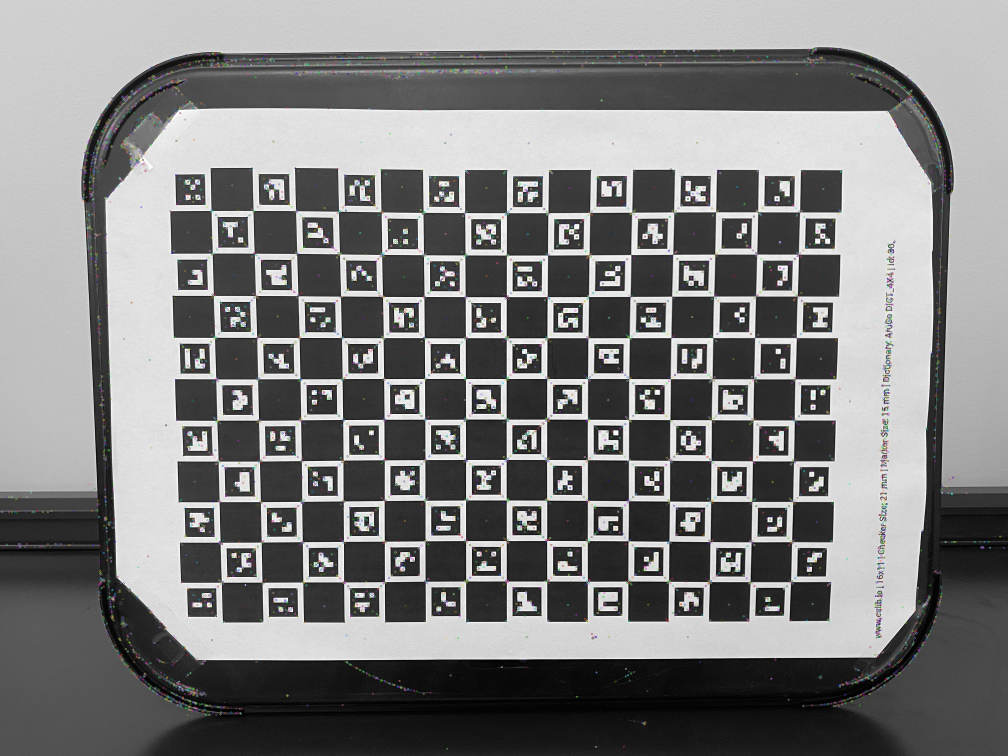
#> input picture sift_keypoints.jpg, 4032 x 3024 px, given as the content of the folder ./images/photo_calib, which was not available (shown at 1/4 size)
$ python calibration.py
#> lines starting #> are read from the running program, lines starting #| are printed output that depends on the picture; after the words box and inside, x2 and y2 are one past the last pixel; in counts of white or black regions, pixels touching at a corner belong together; pictures that were not available may be replaced by others from this repository, and a replacement may not be noted
### helper/add_color.py
import cv2
def draw_charuco_colored(img, charuco_corners, charuco_ids, board):
    img_out = img.copy()

    # Extract chessboard geometry
    squares_x = board.getChessboardSize()[0]
    squares_y = board.getChessboardSize()[1]

    # Convert to simple list
    pts = [tuple(map(int, c.ravel())) for c in charuco_corners]

    # Assign distinct colors (repeat if needed)
    colors = [
        (255, 0, 0), (0, 255, 0), (0, 0, 255),
        (255, 255, 0), (255, 0, 255), (0, 255, 255)
    ]

    # Draw circles
    for i, (x, y) in enumerate(pts):
        color = colors[i % len(colors)]
        cv2.circle(img_out, (x, y), 6, color, -1)

    # [19 lines of commented-out code are left out]

    return img_out

### calibration.py
import cv2
import numpy as np
import glob
import os
from helper.add_color import draw_charuco_colored
# Configuration
ARUCO_DICT = cv2.aruco.DICT_4X4_1000
SQUARES_X = 11  # Number of squares in X direction
SQUARES_Y = 16  # Number of squares in Y direction
SQUARE_LENGTH = 0.021  # Total square size (21mm)
MARKER_LENGTH = 0.015  # Marker size (15mm)
PATH_TO_IMAGES = "./images/photo_calib/"#".images/poly_calib/"
DISPLAY_DETECTIONS = True  # Set to True to display detected corners

def calibrate_camera():
    """
    Perform camera calibration using ChArUco board images.

    Returns:
        camera_matrix: Intrinsic camera matrix
        dist_coeffs: Distortion coefficients
        rvecs: Rotation vectors for each image
        tvecs: Translation vectors for each image
    """

    # Initialize ArUco dictionary and ChArUco board
    aruco_dict = cv2.aruco.getPredefinedDictionary(ARUCO_DICT)
    board = cv2.aruco.CharucoBoard(
        (SQUARES_X, SQUARES_Y),
        SQUARE_LENGTH,
        MARKER_LENGTH,
        aruco_dict,
        ids=np.arange(30, 118)
    )
    board.setLegacyPattern(True)
    image = cv2.aruco.CharucoBoard.generateImage(board, outSize=(1920,  1080))
    cv2.imshow("ChArUco Board", image)
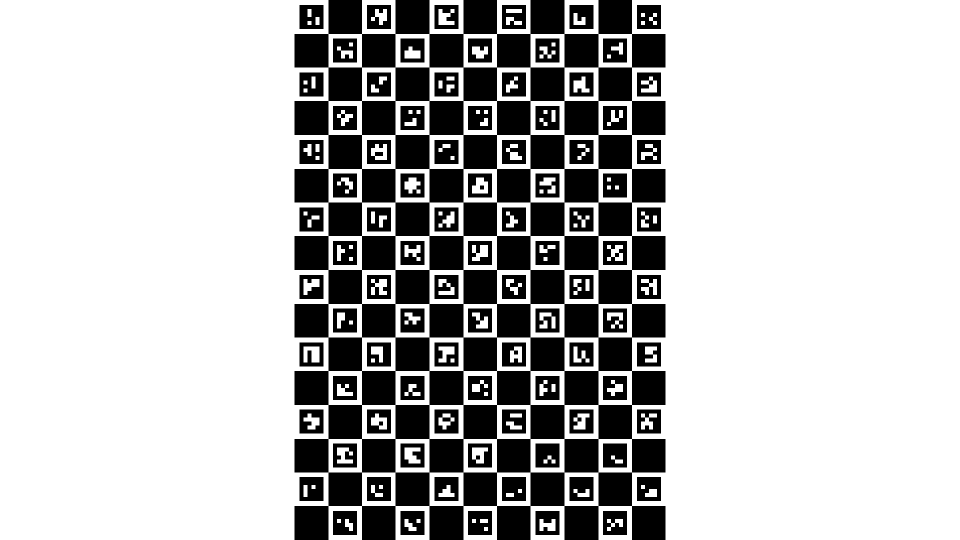
#> window 'ChArUco Board': shape (1080, 1920) (shown at 1/2 size); 73% white; 90 black regions, largest, box (x1, y1, x2, y2) and area: (589, 0, 1331, 1080) 400680, (1206, 347, 1254, 395) 2112, (1071, 887, 1119, 935) 2112
    cv2.waitKey(0)
    cv2.destroyAllWindows()

    print(f"Board configuration: {SQUARES_X}x{SQUARES_Y} squares")
    print(f"Expected markers: {(SQUARES_X//2) * (SQUARES_Y//2) + ((SQUARES_X+1)//2) * ((SQUARES_Y+1)//2)}")
    print(f"Square length: {SQUARE_LENGTH}m, Marker length: {MARKER_LENGTH}m")

    # Initialize ArUco detector parameters
    parameters = cv2.aruco.DetectorParameters()
    # Adjust parameters for better detection
    parameters.adaptiveThreshWinSizeMin = 3
    parameters.adaptiveThreshWinSizeMax = 23
    parameters.adaptiveThreshWinSizeStep = 10
    parameters.minMarkerPerimeterRate = 0.03
    parameters.maxMarkerPerimeterRate = 4.0
    parameters.polygonalApproxAccuracyRate = 0.03
    parameters.minCornerDistanceRate = 0.05
    parameters.minDistanceToBorder = 3

    detector = cv2.aruco.ArucoDetector(aruco_dict, parameters)

    # Prepare lists to store object points and image points
    all_charuco_corners = []
    all_charuco_ids = []
    image_size = None

    # Get all images from the calibration folder
    image_files = glob.glob(os.path.join(PATH_TO_IMAGES, "*.JPG")) + \
                glob.glob(os.path.join(PATH_TO_IMAGES, "*.png")) + \
                glob.glob(os.path.join(PATH_TO_IMAGES, "*.JPEG"))
    if len(image_files) == 0:
        print(f"No images found in {PATH_TO_IMAGES}")
        return None, None, None, None

    print(f"Found {len(image_files)} images for calibration")

    # Process each image
    for image_file in image_files:
        img = cv2.imread(image_file)
#> img is the input picture: shape (3024, 4032, 3); mean B, G, R 126.9, 126.9, 126.9

        # Resize image for better detection (scale down large images)
        max_dimension = 1920
        height, width = img.shape[:2]
#> height = 3024; width = 4032
        if max(height, width) > max_dimension:
            scale = max_dimension / max(height, width)
#> scale = 0.476
            new_width = int(width * scale)
#> new_width = 1920
            new_height = int(height * scale)
#> new_height = 1440
            img = cv2.resize(img, (new_width, new_height))
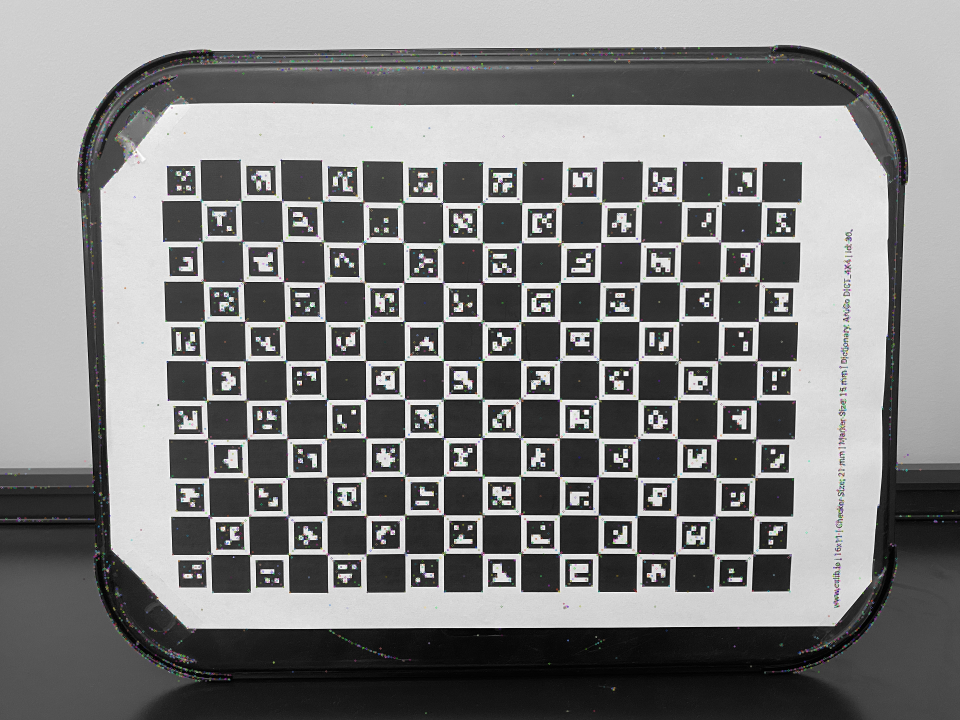
#> img: shape (1440, 1920, 3) (shown at 1/2 size); mean B, G, R 126.8, 126.8, 126.8
            print(f"Resized {os.path.basename(image_file)} from {width}x{height} to {new_width}x{new_height}")
#| Resized sift_keypoints.jpg from 4032x3024 to 1920x1440

        gray = cv2.cvtColor(img, cv2.COLOR_BGR2GRAY)

        if image_size is None:
            image_size = gray.shape[::-1]
#> image_size = (1920, 1440)

        # Detect ArUco markers
        corners, ids, rejected = detector.detectMarkers(gray)
#> corners = 87 items; ids = 87 values, max 117 at index 52, min 30 at index 78, mean 73.8; rejected = 117 items

        if ids is not None and len(ids) > 0:
            print(f"  Detected {len(ids)} ArUco markers")
#|   Detected 87 ArUco markers

            # Try to interpolate ChArUco corners
            try:
                retval, charuco_corners, charuco_ids = cv2.aruco.interpolateCornersCharuco(
                    corners, ids, gray, board
                )
#> retval = 146; charuco_corners = 146 rows, first 8: [422.8, 1109.9], [420.1, 1033.7], [418.2, 956.5], [416.7, 879.1], [414.1, 801.7], [412.2, 722.9], [409.8, 643.3], [406.7, 563.3]; charuco_ids = 146 values from 0 to 149

                if retval > 0:
                    all_charuco_corners.append(charuco_corners)
                    all_charuco_ids.append(charuco_ids)
                    print(f"✓ {os.path.basename(image_file)}: Detected {retval} ChArUco corners")
#| ✓ sift_keypoints.jpg: Detected 146 ChArUco corners
                    if DISPLAY_DETECTIONS:
                        img_colored = draw_charuco_colored(img, charuco_corners, charuco_ids, board)
#> in draw_charuco_colored, `pts = [tuple(map(int, c.ravel())) for c in charuco_corners]`: pts = 146 pairs, first value 403 to 1523, second value 401 to 1110
#> the loop in draw_charuco_colored, `for i, (x, y) in enumerate(pts):` made 146 passes
#> (x, y, color) on passes 1 to 12: (422, 1109, (255, 0, 0)), (420, 1033, (0, 255, 0)), (418, 956, (0, 0, 255)), (416, 879, (255, 255, 0)), (414, 801, (255, 0, 255)), (412, 722, (0, 255, 255)), (409, 643, (255, 0, 0)), (406, 563, (0, 255, 0)), (404, 483, (0, 0, 255)), (403, 401, (255, 255, 0)), (500, 1110, (255, 0, 255)), (498, 1033, (0, 255, 255))
#> after the loop in draw_charuco_colored, `for i, (x, y) in enumerate(pts):`:
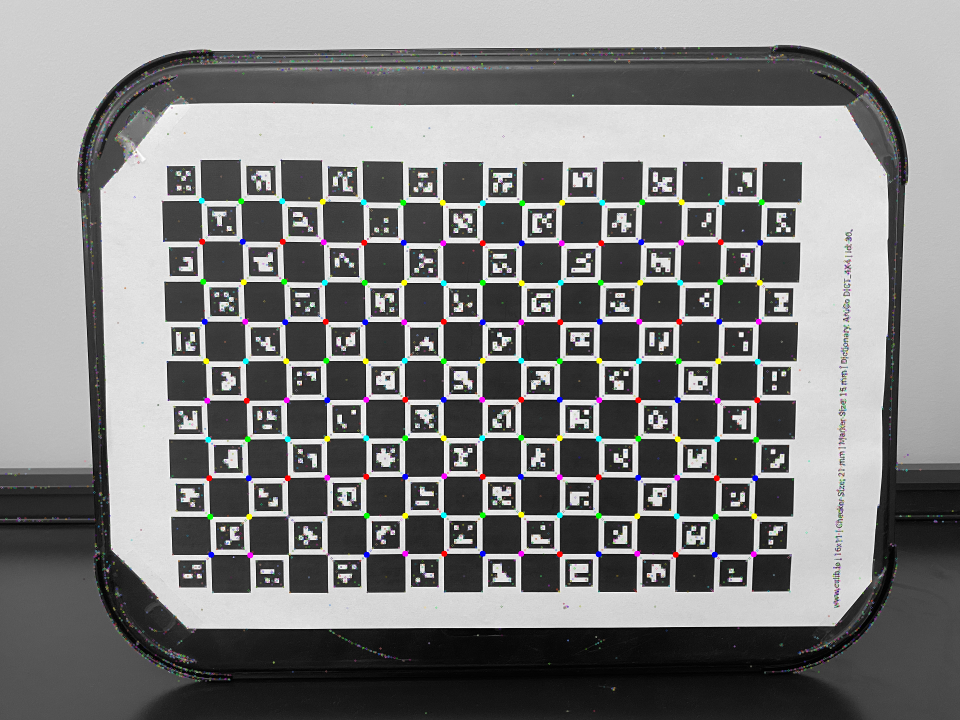
#> img_out: shape (1440, 1920, 3) (shown at 1/2 size); 0.6% of pixels changed, all inside (x1, y1, x2, y2) = (397, 395, 1530, 1117)
                        scale = 0.4
                        preview = cv2.resize(img_colored, None, fx=scale, fy=scale)
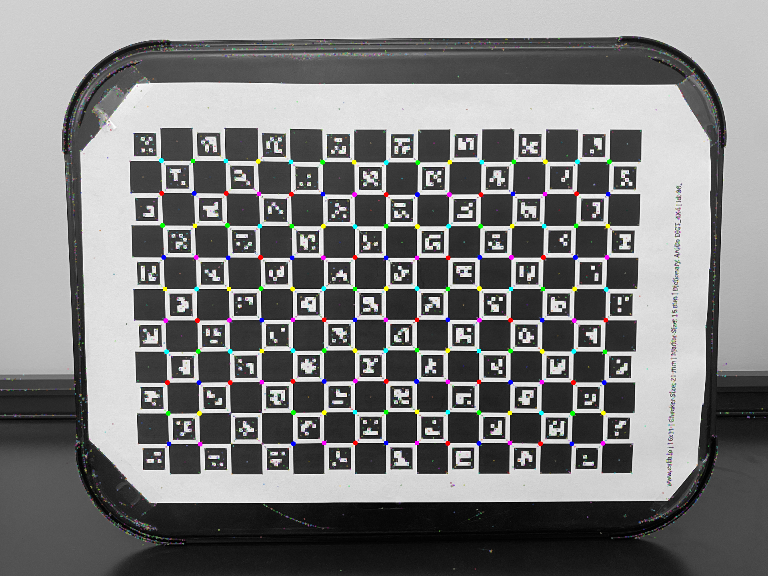
#> preview: shape (576, 768, 3); mean B, G, R 126.6, 126.6, 126.6
                        cv2.imshow("ChArUco Corners", preview)
                        cv2.waitKey(0)
                else:
                    print(f"✗ {os.path.basename(image_file)}: interpolateCornersCharuco returned {retval} corners")
            except Exception as e:
                print(f"✗ {os.path.basename(image_file)}: Error during interpolation - {e}")
        else:
            print(f"✗ {os.path.basename(image_file)}: No ArUco markers detected")

    if len(all_charuco_corners) == 0:
        print("No valid ChArUco corners detected in any image!")
        return None, None, None, None

    print(f"\nCalibrating camera using {len(all_charuco_corners)} images...")
#> (printed output is left out)

    # Calibrate camera using ChArUco
    ret, camera_matrix, dist_coeffs, rvecs, tvecs = cv2.aruco.calibrateCameraCharuco(
        all_charuco_corners,
        all_charuco_ids,
        board,
        image_size,
        None,
        None
    )
#> ret = 0.55; camera_matrix = [[3293.6, 0, 959.2], [0, 3335.8, 698.4], [0, 0, 1]]; dist_coeffs = [[1.7, -45.07, 0.00481, -0.00862, 388.1]]; rvecs = ([0.123, 0.137, -1.57],); tvecs = ([-0.166, 0.131, 0.917],)

    if ret:
        print("\n" + "="*50)
        print("CALIBRATION SUCCESSFUL")
        print("="*50)
        print(f"\nReprojection Error: {ret:.4f} pixels")
#| Reprojection Error: 0.5499 pixels
        print("\nCamera Matrix (K):")
        print(camera_matrix)
#| [[3.29362362e+03 0.00000000e+00 9.59158835e+02]
#|  [0.00000000e+00 3.33575061e+03 6.98359528e+02]
#|  [0.00000000e+00 0.00000000e+00 1.00000000e+00]]
        print("\nDistortion Coefficients:")
        print(dist_coeffs)
#| [[ 1.69914752e+00 -4.50741025e+01  4.80511304e-03 -8.61582888e-03
#|    3.88080282e+02]]
        print("="*50)

        # Save calibration results
        np.savez(
            'calibration.npz',
            camera_matrix=camera_matrix,
            dist_coeffs=dist_coeffs,
            rvecs=rvecs,
            tvecs=tvecs,
            reprojection_error=ret
        )
        print("\nCalibration saved to 'calibration.npz'")

        return camera_matrix, dist_coeffs, rvecs, tvecs
    else:
        print("\nCalibration failed!")
        return None, None, None, None


def load_calibration(filename='calibration.npz'):
    """
    Load calibration data from file.

    Args:
        filename: Path to calibration file

    Returns:
        camera_matrix, dist_coeffs
    """
    with np.load(filename) as data:
        camera_matrix = data['camera_matrix']
        dist_coeffs = data['dist_coeffs']
        print("Calibration loaded successfully")
        print(f"Reprojection Error: {data['reprojection_error']:.4f} pixels")
        return camera_matrix, dist_coeffs


if __name__ == "__main__":
    # Perform calibration
    camera_matrix, dist_coeffs, rvecs, tvecs = calibrate_camera()
#> dist_coeffs = [[1.7, -45.07, 0.00481, -0.00862, 388.1]]; rvecs = ([0.123, 0.137, -1.57],); tvecs = ([-0.166, 0.131, 0.917],)

    if camera_matrix is not None:
        print("\nCalibration complete! Use load_calibration() to load the results.")
